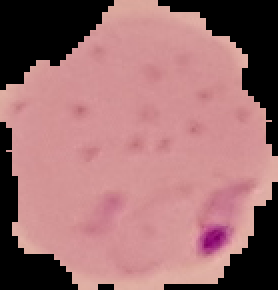
#> input picture img_dataset/Parasitized/C101P62ThinF_IMG_20150918_155731_cell_78.png, 139 x 145 px (shown 2 times larger); its folder holds only this picture in this run
$ jupyter execute --allow-errors test_kmeans.ipynb
#> lines starting #> are read from the running program, lines starting #| are printed output that depends on the picture
## Library Import

[cell 1]
from tqdm import tqdm # progress bar

import pandas as pd
import numpy as np
import cv2
import os     # import os to accsses folders
import matplotlib.pyplot as plt
import seaborn as sns

# scaling and splitting
from sklearn.preprocessing import StandardScaler
from sklearn.model_selection import train_test_split

# models
from sklearn.cluster import KMeans
from sklearn.linear_model import LogisticRegression

# evaluation ----
from sklearn.metrics import classification_report, confusion_matrix,accuracy_score,roc_curve, roc_auc_score, auc
from sklearn.decomposition import PCA

# **1- DATA EXPLORATION**

[cell 2]
# reading dataset paths
dataset_path = r"C:\Users\dohah\Documents\Projects\Detecting Malaria Model\MachineLearningProject\img_dataset"

Parasitized_path = os.path.join(dataset_path, 'Parasitized')
Uninfected_path = os.path.join(dataset_path, 'Uninfected')

[cell 3]
# [43 lines of commented-out code are left out]

[cell 4]
# loading images without any processing
def load_images_simple(folder_path, label):
#> called with label = 1
    images = [] # list to store images
    labels = [] # list to store labels
    count = 0 # counter for images

    for root, dirs, files in os.walk(folder_path): # root: current directory, dirs: subdirectories, files: files in current directory(images)
        for filename in tqdm(files, desc=f"Loading {folder_path}"): #--need a look    # tqdm for progress bar means showing progress of loading images
            if not filename.lower().endswith((".png", ".jpg", ".jpeg")): # skip non-images
                continue
            img_path = os.path.join(root, filename)
            img = cv2.imread(img_path,1)    # color mode -> 1 , grayscale -> 0 , unchanged -> -1
#> img is the input picture: shape (145, 139, 3); mean B, G, R 112.3, 110.4, 157.5
            if img is None:
                continue

            images.append(img)
            labels.append(label)
            count += 1

    return images, labels, count

[cell 5]
# load images
parasitized_images, parasitized_labels, count_p = load_images_simple(Parasitized_path, 1)
#> parasitized_images = 1 item; parasitized_labels = [1]; count_p = 1
uninfected_images, uninfected_labels, count_u = load_images_simple(Uninfected_path, 0)
#> call 2 of load_images_simple, with label = 0
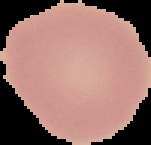
#> input picture img_dataset/Uninfected/C108P69ThinF_IMG_20150924_225004_cell_25.png, 151 x 145 px
#> in load_images_simple, img is the input picture: shape (145, 151, 3); mean B, G, R 105.3, 113.1, 151
#> uninfected_images = 1 item; uninfected_labels = [0]; count_u = 1

# images count
print("Parasitized images loaded: ",count_p)
#| Parasitized images loaded:  1
print("Uninfected images loaded: ",count_u)
#| Uninfected images loaded:  1
print("Total images loaded: ",count_p + count_u)
#| Total images loaded:  2

# **2- DATA PREPROCESSING**

[cell 6]
# preprocessing function
def img_preprocessing(images , target_size = (64,64)):
#> called with target_size = (64, 64)
    processed = []    # list to store processed images, if we append on "images" it will modify the original images
    for img in images:
        img_resized = cv2.resize(img, target_size)                    # resize           ---  64x64   -the reason of 64: reduce computational load while retaining
        img_gray = cv2.cvtColor(img_resized, cv2.COLOR_BGR2GRAY)      # convert to gray  ---  3 channels -> 1 channel
        img_norm = img_gray.astype('float32') / 255.0                 # normalization    ---  by making pixel from [0,255] to [0,1]
        img_flat = img_norm.flatten()                                 # flatten          ---  from 2D to 1D array
        processed.append(img_flat)
#> this loop made 1 pass
#> pass 1, in img_preprocessing, `img_resized = cv2.resize(img, target_size)`:
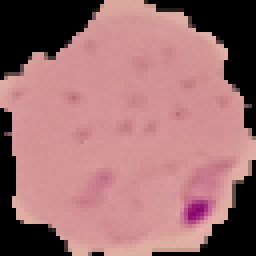
#> img_resized: shape (64, 64, 3) (shown 4 times larger); mean B, G, R 112.3, 110.4, 157.5
#> pass 1, in img_preprocessing, `img_gray = cv2.cvtColor(img_resized, cv2.COLOR_BGR2GRAY)`:
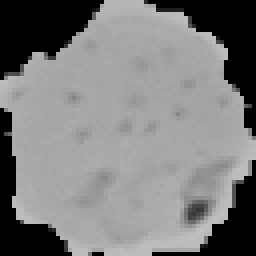
#> img_gray: shape (64, 64) (shown 4 times larger); min 0, max 194, mean 124.8
#> after the loop, processed = 1 item
    return processed

[cell 7]
# preprocessing -> resize, grayscale, normalize, flatten
parasitized_images = img_preprocessing(parasitized_images)
uninfected_images = img_preprocessing(uninfected_images)
#> the loop in img_preprocessing (call 2), `for img in images:` made 1 pass
#> pass 1, in img_preprocessing (call 2), `img_resized = cv2.resize(img, target_size)`:
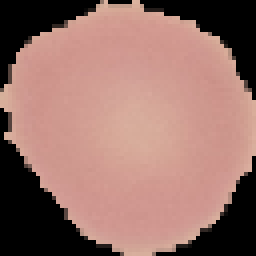
#> img_resized: shape (64, 64, 3) (shown 4 times larger); mean B, G, R 105.5, 113.3, 151.3
#> pass 1, in img_preprocessing (call 2), `img_gray = cv2.cvtColor(img_resized, cv2.COLOR_BGR2GRAY)`:
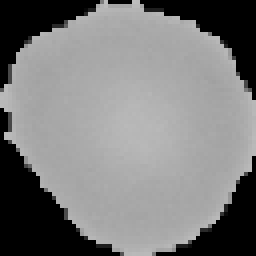
#> img_gray: shape (64, 64) (shown 4 times larger); min 0, max 189, mean 123.8

processed_images = parasitized_images + uninfected_images
#> processed_images = 2 items

[cell 8]
# convert to numpy arrays     so we can use them in models
X = np.array(processed_images)     # for Kmeans and the features for Logistic Regression
y = np.array(parasitized_labels + uninfected_labels)   # labels for Logistic Regression
#> y = [1, 0]

[cell 9]
# for K-means:

[cell 10]
# feature scaling for K-means
scaler = StandardScaler()
X = scaler.fit_transform(X)

[cell 11]
print("X shape:",X.shape)
#| X shape: (2, 4096)
print("y shape:",y.shape)
#| y shape: (2,)

[cell 12]
# for LR:

#> (a cell that did not finish here is left out)

[cell 14]
# feature scaling for Logistic Regression
scaler = StandardScaler()
#> (the rest of this cell did not finish here and is left out)

# **3- MODEL TRAINING**

## 3.a- K-MEANS MODEL

[cell 15]
# K-means

kmeans = KMeans(n_clusters=2, random_state=12)
labels = kmeans.fit_predict(X)
#> labels = [0, 1]

print(labels[:20])
#| [0 1]

[cell 16]
# don't know what is that but seems like accuracy measure for unsupervised model
# need a look
from sklearn.metrics import silhouette_score

#> (the rest of this cell did not finish here and is left out)

## 3.b- LOGISTIC REGRESSION MODEL

[cell 17]
# after scaling the accuuracy looks bad --asking--
lr = LogisticRegression()
#> (the rest of this cell did not finish here and is left out)

#> (a cell that did not finish here is left out)

# **4- EVALUATION**

[cell 19]
# Classification report
print("Classification Report:")
#> (the rest of this cell did not finish here and is left out)

## Graphs for LR

##### **Confusion Matrix**

#> (a cell that did not finish here is left out)

##### **Loss Curve** #Check cuz it's bad

#> (a cell that did not finish here is left out)

##### **ROC**

#> (a cell that did not finish here is left out)

# PCA graph to be deleted -> show it to the instructor

[cell 23]
from sklearn.decomposition import PCA


# X : مصفوفة الصور flattened (num_images, 16384)

# ---- PCA لتقليل الأبعاد ----
pca = PCA(n_components=2)
X_pca = pca.fit_transform(X)
#> X_pca = [[-55.43, -0.000576], [55.44, -0.000576]]

# ---- K-means ----
kmeans = KMeans(n_clusters=2, random_state=42)
labels = kmeans.fit_predict(X_pca)

# ---- Scatter plot ----
plt.figure(figsize=(8,6))

# لون كل cluster بلون مختلف
for cluster in np.unique(labels):
    plt.scatter(
        X_pca[labels == cluster, 0],
        X_pca[labels == cluster, 1],
        label=f'Cluster {cluster}'
    )
#> this loop made 2 passes

plt.xlabel('PCA 1')
plt.ylabel('PCA 2')
plt.title('K-means Clusters (2D PCA)')
plt.legend()
plt.show()
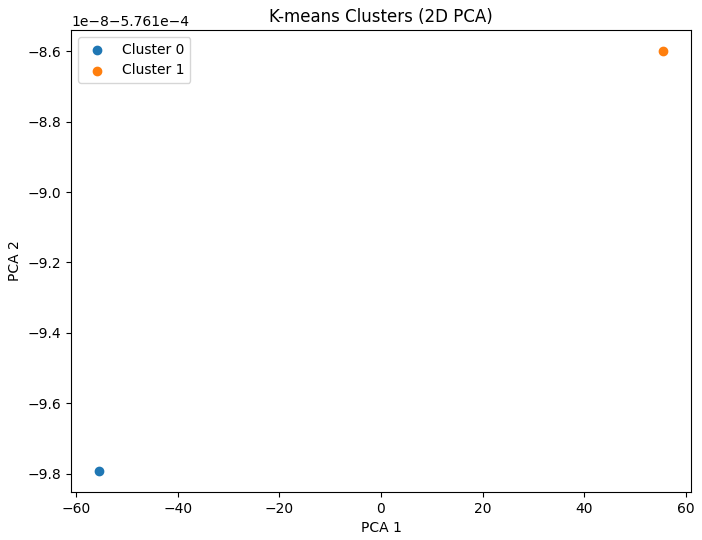
#> figure drawn by matplotlib, 1 panel
